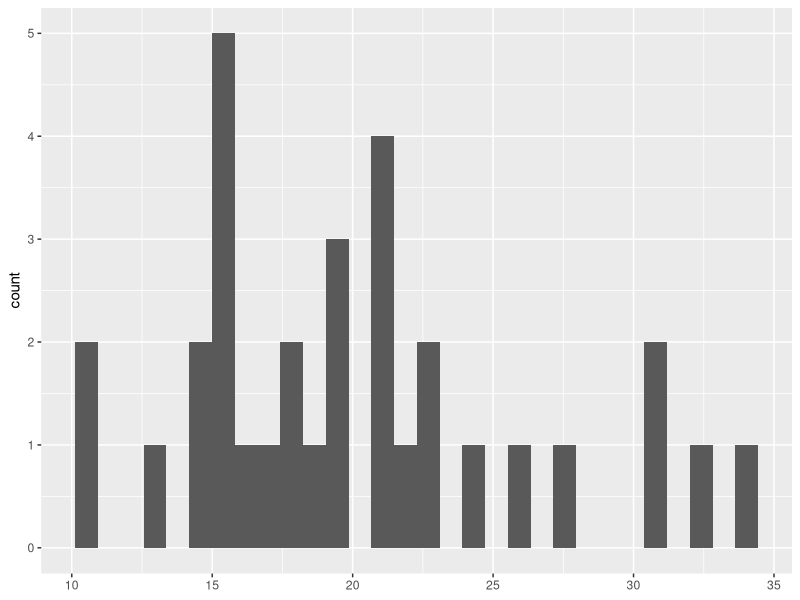

Recreate this plot in R.
## ---- chunk 1
library(ggplot2)
library(magrittr)
knitr::opts_chunk$set(echo = FALSE, warning = FALSE, message = FALSE)
## ---- chunk 2
ggplot(mtcars) +
  geom_histogram(aes(x = mpg)) +
  theme(axis.title.x = element_blank())
